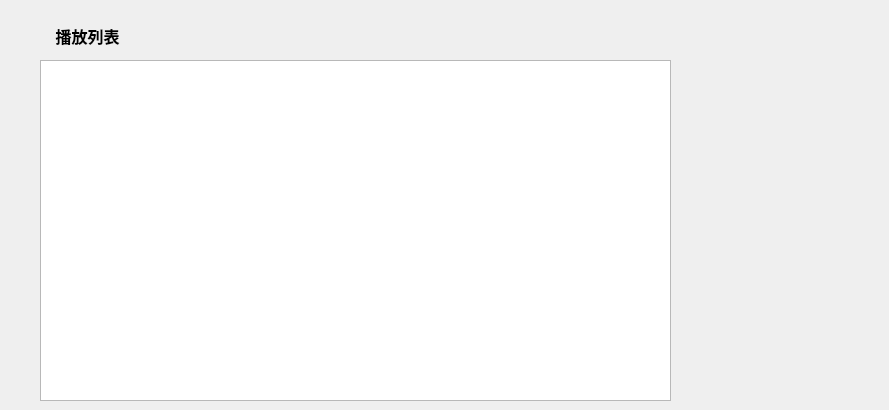
      <widget class="QWidget" name="tab_2">
       <attribute name="title">
        <string>播放 列表</string>
       </attribute>
       <widget class="QListWidget" name="songText">
        <property name="geometry">
         <rect>
          <x>40</x>
          <y>60</y>
          <width>631</width>
          <height>341</height>
         </rect>
        </property>
        <property name="styleSheet">
         <string notr="true">QListWidget::item
{
    height:40px; //每个item的高度
    font-size:20px; //字体大小
	    border: none; //去除边框

}

QListWidget::item::hover
{
    background-color:rgb(9,150,200,100); //伪状态，鼠标经过背景色
}
 
QListWidget::item:selected
{	
    background: qlineargradient(x1: 0, y1: 0, x2: 0, y2: 1, stop: 0 #6ea1f1, stop: 1 #567dbc); //选中背景色
}</string>
        </property>
       </widget>
       <widget class="QPushButton" name="pushButton_3">
        <property name="geometry">
         <rect>
          <x>40</x>
          <y>20</y>
          <width>95</width>
          <height>31</height>
         </rect>
        </property>
        <property name="styleSheet">
         <string notr="true">QPushButton
{
    border: none;
    font-family: &quot;微软雅黑&quot;;
    font-size: 16px;
    font-weight: bold;

    padding-left: 5px;
    padding-right: 5px;
    min-width: 85px;
    min-height: 30px;
}

QPushButton:hover
{
    border-bottom: 3px solid rgb(229,223,213);
}

QPushButton:pressed
{
    border-bottom: 3px solid rgb(229,223,213);
    color: rgb(229,223,213);
    font-size: 20px;
    font-weight: bold;
}
</string>
        </property>
        <property name="text">
         <string>播放列表</string>
        </property>
       </widget>
       <widget class="QLabel" name="label_20">
        <property name="geometry">
         <rect>
          <x>720</x>
          <y>60</y>
          <width>160</width>
          <height>160</height>
         </rect>
        </property>
        <property name="styleSheet">
         <string notr="true">border-radius:80px;
border-image: url(:/image/findMusic/list1.jpg);</string>
        </property>
        <property name="text">
         <string/>
        </property>
       </widget>
       <widget class="QLabel" name="label_21">
        <property name="geometry">
         <rect>
          <x>720</x>
          <y>230</y>
          <width>160</width>
          <height>160</height>
         </rect>
        </property>
        <property name="styleSheet">
         <string notr="true">border-radius:80px;
border-image: url(:/image/findMusic/list2.jpg);</string>
        </property>
        <property name="text">
         <string/>
        </property>
       </widget>
      </widget>
